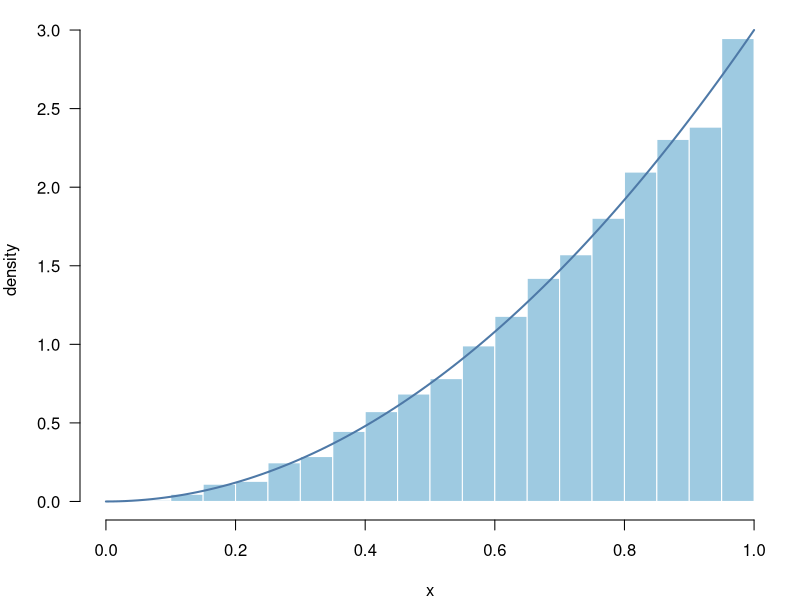

This figure's R source:
## ---- chunk 1
#| label: setup
#| include: false
set.seed(2026)
# non-ASCII characters in plots under a "C" locale
invisible(Sys.setlocale("LC_CTYPE", "C.UTF-8"))
fmt <- function(x, d = 2) formatC(x, format = "f", digits = d, big.mark = ",")
pct <- function(x, d = 1) paste0(fmt(100 * x, d), "%")
## ---- chunk 2
#| label: pdf-r
#| fig-width: 6
#| fig-height: 3.2
#| fig-alt: "Density histogram of 10,000 simulated values with pdf 3x² on [0, 1], with the curve 3x² on top. The histogram follows the curve."
f <- function(x) 3 * x^2
integrate(f, 0, 1)$value
# P(X <= 1/2) and P(X >= 1/2)
c(integrate(f, 0, 0.5)$value, integrate(f, 0.5, 1)$value)
x <- runif(10000)^(1/3)
mean(x <= 0.5)
par(mar = c(4, 4, 1, 1))
hist(x, breaks = 30, freq = FALSE, col = "#9ecae1", border = "white",
     main = "", xlab = "x", ylab = "density", las = 1)
curve(f, 0, 1, add = TRUE, col = "#4e79a7", lwd = 2)
